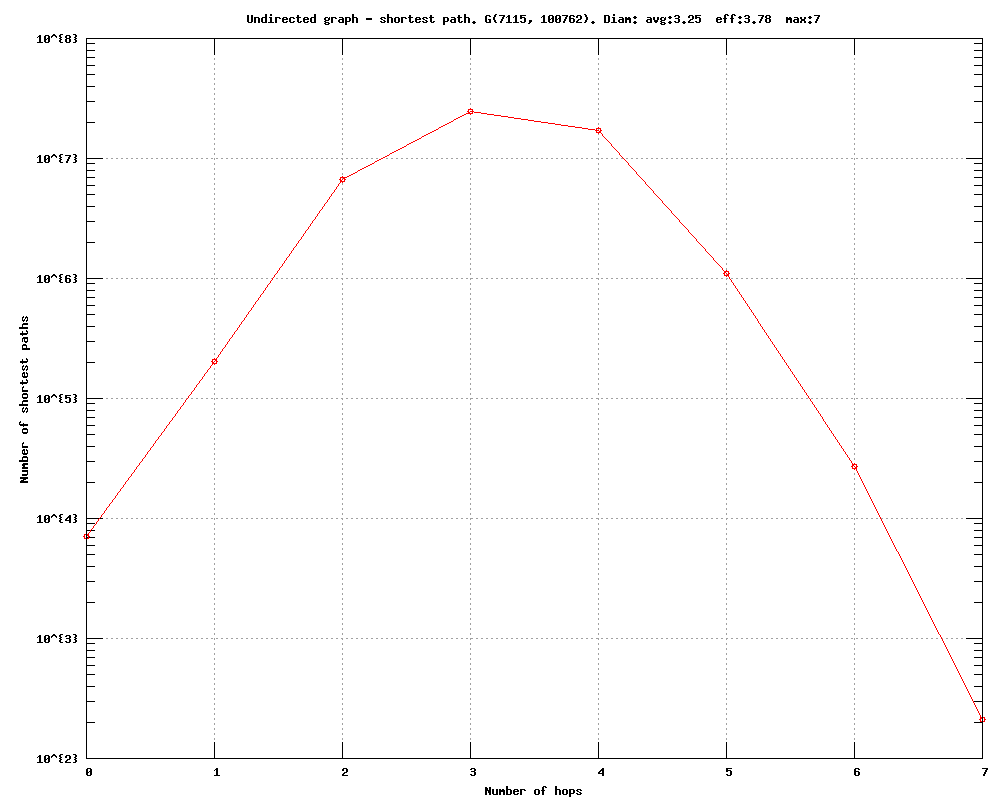

Here is the gnuplot script that generated this plot:
#
# Undirected graph - shortest path. G(7115, 100762). Diam: avg:3.25  eff:3.78  max:7 (Fri Sep 23 19:18:09 2016)
#

set title "Undirected graph - shortest path. G(7115, 100762). Diam: avg:3.25  eff:3.78  max:7"
set key bottom right
set logscale y 10
set format y "10^{%L}"
set mytics 10
set grid
set xlabel "Number of hops"
set ylabel "Number of shortest paths"
set tics scale 2
set terminal png size 1000,800
set output 'diam.shortest_path_plotWiki-Vote.txt.png'
plot 	"diam.shortest_path_plotWiki-Vote.txt.tab" using 1:2 title "" with linespoints pt 6
